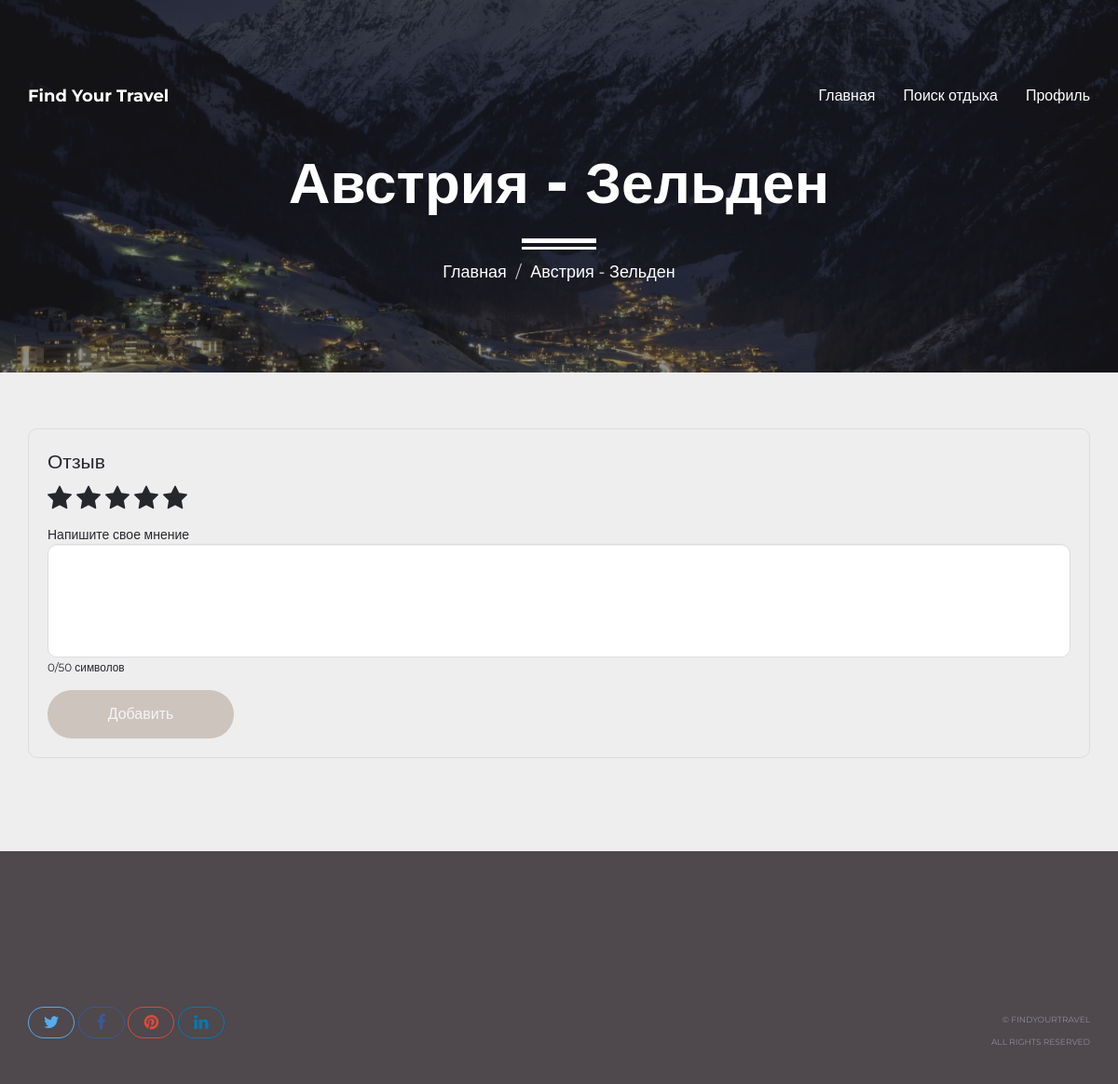
/destination/1/review/ (signed in), run on the app's committed database.
### travel_app/models.py (models this page shows, shortened)
class Destination(models.Model):
    CLIMATE_CHOICES = [("Умеренный", "Умеренный"), ("Холодный", "Холодный"), ("Теплый", "Теплый")]
    ACTIVITY_CHOICES = [("Горнолыжный", "Горнолыжный"), ("Культурный", "Культурный"), ("Пляжный", "Пляжный")]
    BUDGET_CHOICES = [("От 300000 руб", "От 300000 руб"), ("От 100000 до 300000 руб", "От 100000 до 300000 руб"),
                      ("До 100000 руб", "До 100000 руб")]
    POPULARITY_CHOICES = [("Низкая", "Низкая"), ("Высокая", "Высокая")]
    DIVERSITY_CHOICES = [("Большое", "Большое"), ("Умеренное", "Умеренное"), ("Незначительное", "Незначительное")]
    climate = models.CharField(max_length=30, choices=CLIMATE_CHOICES)
    activity_type = models.CharField(max_length=30, choices=ACTIVITY_CHOICES)
    budget = models.CharField(max_length=30, choices=BUDGET_CHOICES)
    popularity = models.CharField(max_length=30, choices=POPULARITY_CHOICES)
    cultural_diversity = models.CharField(max_length=30, choices=DIVERSITY_CHOICES)
    image = models.ImageField(upload_to='destination_images/')
    recommendation = models.CharField(max_length=255, default="")
    title = models.CharField(max_length=255, null=True, blank=True)
    description = models.TextField(null=True, blank=True)
    additional_image = models.ImageField(upload_to='destination_additional_images/', null=True, blank=True)

### travel_app/views.py (the view)
# urls.py: path('destination/<int:pk>/review/', add_review, name='add_review'),
@login_required
def add_review(request, pk):
    destination = get_object_or_404(Destination, pk=pk)
    if request.method == 'POST':
        form = ReviewForm(request.POST)
        if form.is_valid():
            review = form.save(commit=False)
            review.user = request.user
            review.destination = destination
            if len(review.text.strip()) >= 50:
                review.save()
                user_profile, created = UserProfile.objects.get_or_create(user=request.user)
                user_profile.add_review(review)
                return redirect('destination_detail', pk=pk)
            else:
                messages.error(request, 'Комментарий должен содержать не менее 50 символов.')
        else:
            messages.error(request, 'Пожалуйста, выберите рейтинг от 1 до 5.')
    else:
        form = ReviewForm()
    return render(request, 'travel_app/review.html', {'form': form, 'destination': destination})

### travel_app/forms.py
class ReviewForm(forms.ModelForm):
    class Meta:
        model = Review
        fields = ['rating', 'text']
        widgets = {
            'rating': forms.RadioSelect(choices=[(i, str(i)) for i in range(1, 6)]),
            'text': forms.Textarea(attrs={'rows': 5}),
        }

### travel_app/templates/travel_app/review.html (shortened to what this page needs)
{% load static %}
<!DOCTYPE html>
<html lang="en">
<head>
    <link rel="stylesheet" href="http://cdnjs.cloudflare.com/ajax/libs/font-awesome/4.4.0/css/font-awesome.min.css">
    <link href="{% static 'travel_app/bootstrap.min.css' %}" rel="stylesheet">
    <link href="{% static 'travel_app/style.css' %}" rel="stylesheet">
    <link href="{% static 'travel_app/responsive.css' %}" rel="stylesheet">
</head>
<body>
<header id="masthead" class="site-header site-header-white">
    <nav id="primary-navigation" class="site-navigation">
        <div class="container">
            <div class="navbar-header">
                <a href="{% url 'index' %}" class="site-title"><span>Find Your Travel</span></a>
            </div>
            <div class="collapse navbar-collapse" id="agency-navbar-collapse">
                <ul class="nav navbar-nav navbar-right">
                    <li><a href="{% url 'index' %}">Главная</a></li>
                    <li><a href="{% url 'leisure' %}">Поиск отдыха</a></li>
                    {% if user.is_authenticated %}
                    <li><a href="{% url 'profile' %}">Профиль</a></li>
                    {% else %}
                    <li><a href="{% url 'login' %}">Профиль</a></li>
                    {% endif %}
                </ul>
            </div>
        </div>
    </nav>
</header>
<div id="hero" class="hero overlay subpage-hero" style="background-image: url('{{ destination.image.url }}');">
    <div class="hero-content">
        <div class="hero-text">
            <h1>{{ destination.recommendation }}</h1>
            <ol class="breadcrumb">
                <li class="breadcrumb-item"><a href="{% url 'index' %}">Главная</a></li>
                <li class="breadcrumb-item active">{{ destination.recommendation }}</li>
            </ol>
        </div>
    </div>
</div>
<main id="main" class="site-main">
    <section class="site-section subpage-site-section section-project">
        <div class="container">
            <div class="review-block">
                <div class="review-title">Отзыв</div>
                <form method="post" action="{% url 'add_review' pk=destination.pk %}">
                    <div class="stars" title="Rate">
                        <span class="fa fa-star star" data-value="1" title="Ужасно"><span class="tooltip">Ужасно</span></span>
                        <span class="fa fa-star star" data-value="2" title="Плохо"></span>
                        <span class="fa fa-star star" data-value="3" title="Нормально"></span>
                        <span class="fa fa-star star" data-value="4" title="Хорошо"><span class="tooltip">Хорошо</span></span>
                        <span class="fa fa-star star" data-value="5" title="Отлично"></span>
                    </div>
                    <div class="comment-title">Напишите свое мнение</div>
<textarea class="form-control comment-box" name="text" rows="5" id="comment-box">{% if form.text.value %}{{ form.text.value }}{% endif %}</textarea>
<small id="char-count">0/100 символов</small>
                <br>
<button type="submit" class="btn btn-primary submit-btn">Добавить</button>
                </form>
            </div>
        </div>
    </section>
</main>
<footer id="colophon" class="site-footer">
    <div class="copyright">
        <div class="container">
            <div class="row">
                <div class="col-xs-8">
                    <div class="social-links">
                        <a class="twitter-bg" href="#"><i class="fa fa-twitter"></i></a>
                        <a class="facebook-bg" href="#"><i class="fa fa-facebook"></i></a>
                        <a class="pinterest" href="#"><i class="fa fa-pinterest"></i></a>
                        <a class="linkedin-bg" href="#"><i class="fa fa-linkedin"></i></a>
                    </div>
                </div>
                <div class="col-xs-4">
                    <div class="text-right">
                        <p>&copy; FindYourTravel</p>
                        <p>All Rights Reserved</p>
                    </div>
                </div>
            </div>
        </div>
    </div>
</footer>
</body>
</html>

### travel_app/static/travel_app/style.css (style rules this page uses)
.container { margin-top: 40px; }
a { transition: all 0.25s ease-in-out; -moz-transition: all 0.25s ease-in-out; -webkit-transition: all 0.25s ease-in-out; -o-transition: all 0.25s ease-in-out; -ms-transition: all 0.25s ease-in-out; cursor: pointer; color: #9fa3a7; }
p { margin-bottom: 0; font-size: 14px; font-weight: 400; color: #4f484d; line-height: 22px; }
h1 { font-size: 62px; color: #f1edd6; }
p + p { margin-top: 40px; }
.btn { line-height: 50px; min-width: 200px; font-size: 16px; font-weight: 300; border: 0; border-radius: 50px; color: #f5f5f5; background-color: #73563d47; transition: color 0.25s ease-in-out, background-color 0.25s ease-in-out; -moz-transition: color 0.25s ease-in-out, background-color 0.25s ease-in-out; -webkit-transition: color 0.25s ease-in-out, background-color 0.25s ease-in-out; -o-transition: color 0.25s ease-in-out, background-color 0.25s ease-in-out; -ms-transition: color 0.25s ease-in-out, background-color 0.25s ease-in-out; }
.form-control { border-radius: 25px; height: 50px; padding: 15px 20px; border-color: #f5f5f8; }
html, body { width: 100%; height: 100%; margin: 0; padding: 0; font-family: 'Montserrat', sans-serif; color: #26272d; }
.site-header { position: absolute; padding: 50px 0 0; background-color: transparent; width: 100%; z-index: 3; }
.site-title { font-size: 18px; line-height: 26px; color: #26272d; }
.site-title span { font-weight: 700; }
.navbar-collapse { text-align: center; }
.navbar-nav { float: none; display: inline-block; }
.navbar-nav > li > a, .slicknav_nav > li > a { padding: 0; font-size: 16px; position: relative; color: #26272d; line-height: 26px; }
.site-header-white .navbar-nav > li > a, .site-header-white .site-title { color: #fff; }
.navbar-nav > li + li { margin-left: 30px; }
.hero { background: url(../img/mainphoto.jpg) no-repeat center / cover; height: 100%; width: 100%; display: table; position: relative; }
.overlay:before { content: ''; background-color: rgba(227, 220, 220, 0.25); height: 100%; width: 100%; position: absolute; top: 0; left: 0; z-index: 0; }
.hero-content { display: table-cell; vertical-align: middle; padding-top: 75px; }
.hero-text { max-width: 890px; width: 100%; margin: 0 auto; padding: 0 15px; text-align: center; }
.hero-text h1 { position: relative; margin: 0; font-weight:800; }
.hero .breadcrumb { padding-top: 50px; margin-bottom: 0; font-size: large; }
.hero .breadcrumb:before { content: ''; display: block; position: absolute; left: 50%; bottom: 45px; height: 12px; width: 80px; border-top: 5px solid #fff; border-bottom: 3px solid #fff; transform: translateX(-50%); -moz-transform: translateX(-50%); -webkit-transform: translateX(-50%); -o-transform: translateX(-50%); -ms-transform: translateX(-50%); }
.subpage-hero { height: 400px; }
.subpage-hero.overlay:before { background-color: rgba(38,39,45,0.5); }
.subpage-hero .hero-content, .subpage-hero .hero-content h1, .subpage-hero a { color: #fff; }
.site-section { padding: 100px 0 140px; }
.site-footer { background-color: rgb(79 72 77); padding-top: 95px; }
.copyright { padding: 30px 0; border-top: 1px solid rgba(38, 41, 44, 0.05); }
.social-links a { line-height: 36px; padding: 5px 15px; font-size: 18px; border: 1px solid; border-radius: 50px; }
.social-links a i { width: 18px; text-align: center; }
a.twitter-bg { color: #55acee; border-color: #55acee; }
a.facebook-bg { color: #3b5998; border-color: #3b5998; }
a.pinterest { color: #dd4b39; border-color: #dd4b39; }
a.linkedin-bg { color: #007bb5; border-color: #007bb5; }
.copyright .text-right { padding: 4px 0; }
.copyright p { font-size: 9px; font-weight: 400; text-transform: uppercase; color: #8b8e94; }
.copyright p + p { margin-top: 2px; }
.subpage-site-section { padding-bottom: 100px; padding-top: 0px; }
.breadcrumb { background-color: transparent; position: relative; }
.breadcrumb .active { color: #fff; }

### travel_app/templates/travel_app/review.html (style rules this page uses)
.review-block { border: 1px solid #ddd; border-radius: 10px; padding: 20px; margin-top: 20px; }
.review-title { font-size: 1.5em; margin-bottom: 10px; }
.stars { display: flex; gap: 5px; margin-bottom: 15px; }
.star { font-size: 2em; cursor: pointer; transition: color 0.3s; }
.comment-box { margin: 0 auto; border-radius: 10px; padding: 10px; border: 1px solid #ddd; resize: none; }
.submit-btn { margin-top: 15px; }

### data on the page
Destination: image (picture), recommendation "Австрия - Зельден"
